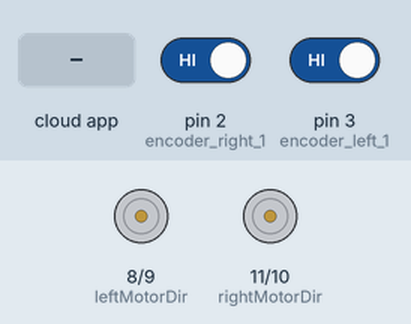
A sketch run on a simulated Arduino Uno, built with avr-gcc and run on an emulated ATmega328P. Shown: direction and speed pins drawn as motors (green arrow = direction pin HIGH = forward, orange = LOW = backward, longer = more drive). The inputs (shaded band) are chosen by the test bench; at power-on: pin 2 (encoder_right_1) HIGH, pin 3 (encoder_left_1) HIGH. The ROS host is connected and sends only what is stated.

Above: at 1.2 s.
1.3 s: the phone or cloud app sets linear.x to -100
At 1.47 s:
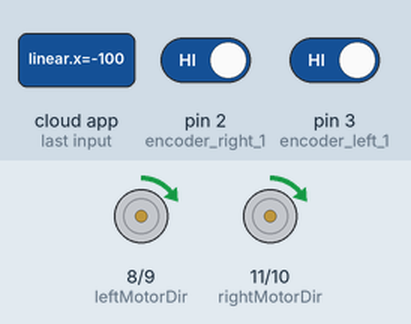
4.3 s: the phone or cloud app sets linear.x to 100
7.3 s: the phone or cloud app sets angular.z to -100
10.3 s: the phone or cloud app sets linear.x to -100
13.3 s: the phone or cloud app sets angular.z to 0
16.3 s: the phone or cloud app sets angular.z to -100
At 19.13 s:
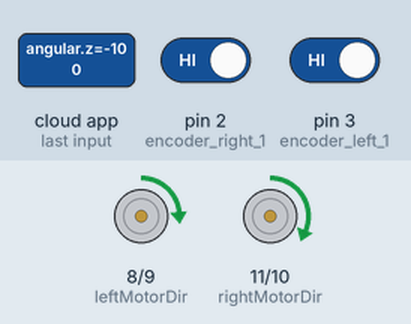
Timing chart, 0 to 24.5 s (numbered marks = the images above; inputs shaded):
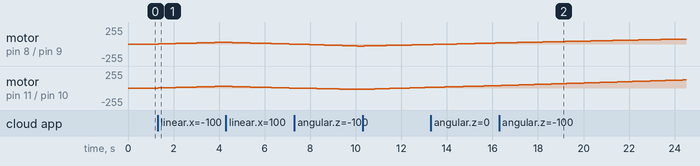

The sketch:

motors_encoders.ino
```cpp
#include <ros.h>
#include <geometry_msgs/Twist.h>
#include <geometry_msgs/Point32.h>

// Motor control pins
#define leftMotorPWM 9
#define leftMotorDir 8
#define rightMotorPWM 10
#define rightMotorDir 11

// Encoder pins
#define encoder_right_1 2
#define encoder_right_2 7
#define encoder_left_1 3
#define encoder_left_2 6

// Robot parameters
#define L 0.37
#define R 0.07
#define N 360.0

// PID constants
#define Kp 1.0
#define Ki 0.1
#define Kd 0.01

// Variables
float vel = 0.0;
float omega = 0.0;
float VR = 0.0;
float VL = 0.0;
volatile long right_encoderValue = 0;
volatile long left_encoderValue = 0;
float right_actual_velocity = 0.0;
float left_actual_velocity = 0.0;
float right_error_sum = 0.0;
float left_error_sum = 0.0;
float right_last_error = 0.0;
float left_last_error = 0.0;

ros::NodeHandle nh;

void motors_cb(const geometry_msgs::Twist& msg);
ros::Subscriber<geometry_msgs::Twist> sub("/cmd_vel", motors_cb);

geometry_msgs::Point32 Point_msg;
ros::Publisher enc_pub("/encoder", &Point_msg);

void motors_cb(const geometry_msgs::Twist& msg) {
    vel = msg.linear.x;
    omega = msg.angular.z;

    // Calculate desired wheel velocities
    VL = (vel - (omega * L / 2));
    VR = (vel + (omega * L / 2));
}

void setMotorSpeed(int pwmPin, int dirPin, float velocity, float actual_velocity, float &error_sum, float &last_error) {
    float error = velocity - actual_velocity;
    error_sum += error;
    float d_error = error - last_error;

    float output = Kp * error + Ki * error_sum + Kd * d_error;

    int pwmValue = constrain(static_cast<int>(abs(output)), 0, 255);
    int direction = output < 0 ? HIGH : LOW;
    digitalWrite(dirPin, direction);
    analogWrite(pwmPin, pwmValue);

    last_error = error;
}

void updateEncoder_right() {
    int b = digitalRead(encoder_right_2);
    if (b == 0) {
        right_encoderValue++;
    } else {
        right_encoderValue--;
    }
}

void updateEncoder_left() {
    int b = digitalRead(encoder_left_2);
    if (b == 0) {
        left_encoderValue--;
    } else {
        left_encoderValue++;
    }
}

void setup() {
    Serial.begin(57600);
    pinMode(leftMotorPWM, OUTPUT);
    pinMode(leftMotorDir, OUTPUT);
    pinMode(rightMotorPWM, OUTPUT);
    pinMode(rightMotorDir, OUTPUT);

    pinMode(encoder_right_1, INPUT_PULLUP);
    pinMode(encoder_right_2, INPUT_PULLUP);
    pinMode(encoder_left_1, INPUT_PULLUP);
    pinMode(encoder_left_2, INPUT_PULLUP);

    attachInterrupt(digitalPinToInterrupt(encoder_right_1), updateEncoder_right, RISING);
    attachInterrupt(digitalPinToInterrupt(encoder_left_1), updateEncoder_left, RISING);

    nh.initNode();
    nh.subscribe(sub);
    nh.advertise(enc_pub);
}

void loop() {
    static long last_right_encoderValue = 0;
    static long last_left_encoderValue = 0;
    static unsigned long last_time = millis();

    unsigned long current_time = millis();
    float dt = (current_time - last_time) / 1000.0;

    if (dt > 0) {
        long right_ticks = right_encoderValue - last_right_encoderValue;
        long left_ticks = left_encoderValue - last_left_encoderValue;

        right_actual_velocity = (2 * PI * R * right_ticks) / (N * dt);
        left_actual_velocity = (2 * PI * R * left_ticks) / (N * dt);

        last_right_encoderValue = right_encoderValue;
        last_left_encoderValue = left_encoderValue;
        last_time = current_time;
    }

    setMotorSpeed(leftMotorPWM, leftMotorDir, VL, left_actual_velocity, left_error_sum, left_last_error);
    setMotorSpeed(rightMotorPWM, rightMotorDir, VR, right_actual_velocity, right_error_sum, right_last_error);

    Point_msg.x = right_encoderValue;
    Point_msg.y = left_encoderValue;
    enc_pub.publish(&Point_msg);

    nh.spinOnce();
    delay(10);
}
```

Measured:
- after the input at 1.3 s, motor on pin 8 (leftMotorDir) / pin 9 (leftMotorPWM), motor on pin 11 (rightMotorDir) / pin 10 (rightMotorPWM): moves from stopped to forward 27/255 over 2.9 s, starting at once
